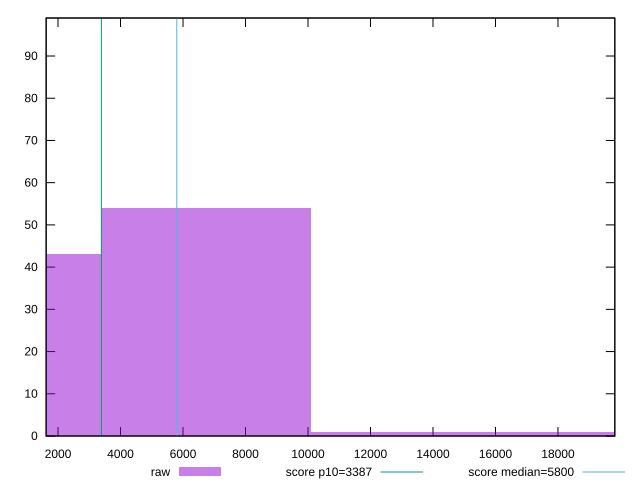

Source code (gnuplot):
reset

$raw <<EOF
20216.439950521162 1
6738.813316840387 54
0 43
13477.626633680775 1
EOF

set key outside below
set boxwidth 6738.813316840387
set xrange [1619.7319999999997:19819.25633881931]
set yrange [0:99]
set trange [0:99]
set style fill transparent solid 0.5 noborder

set parametric
set terminal svg size 640, 490 enhanced background rgb 'white'
set output "reports/report_00027_2021-02-24T12-40-31.850Z/speed-index/samples/card/raw/histogram.svg"

plot $raw title "raw" with boxes, \
     3387,t title "score p10=3387", \
     5800,t title "score median=5800"

reset
